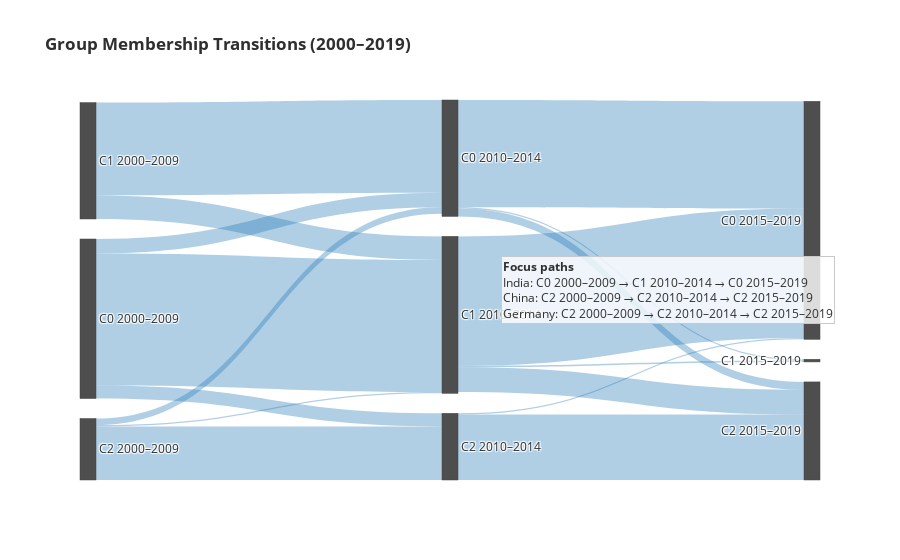

Notebook cell for this chart:
### Markdown cell above
Block 3 — Sankey (global + highlight)

### Code cell
# ===== Block 3: Sankey transitions =====

FOCUS = ["India", "China", "Germany"]

# Build node labels: e.g., "C0 (2000–2009)"
def sankey_nodes_links(membership, periods=PERIODS):
    # Determine all unique cluster ids used (assume 0..k-1 or any int)
    labels = []
    node_index = {}
    # build nodes
    for p_idx, (lab, _) in enumerate(periods):
        cats = sorted(membership[f"cluster_mode_p{p_idx+1}"].dropna().unique())
        for c in cats:
            lbl = f"C{int(c)} {lab}"
            node_index[(p_idx, int(c))] = len(labels)
            labels.append(lbl)

    # links between consecutive periods
    links = {"source":[], "target":[], "value":[], "color":[]}
    for p_idx in range(len(periods)-1):
        a = membership[[f"cluster_mode_p{p_idx+1}", f"cluster_mode_p{p_idx+2}", "Country_Name"]].dropna()
        g = a.groupby([f"cluster_mode_p{p_idx+1}", f"cluster_mode_p{p_idx+2}"]).size().reset_index(name="n")

        for _, row in g.iterrows():
            s_idx = node_index[(p_idx,   int(row.iloc[0]))]
            t_idx = node_index[(p_idx+1, int(row.iloc[1]))]
            links["source"].append(s_idx)
            links["target"].append(t_idx)
            links["value"].append(int(row["n"]))
            links["color"].append("rgba(31,119,180,0.35)")  # light accent
    return labels, links

labels, links = sankey_nodes_links(membership)

fig_sankey = go.Figure(data=[go.Sankey(
    arrangement="snap",
    node=dict(
        label=labels,
        pad=20, thickness=16,
        color="rgba(47,47,47,0.85)"
    ),
    link=dict(
        source=links["source"],
        target=links["target"],
        value=links["value"],
        color=links["color"]
    )
)])
fig_sankey.update_layout(
    title="<b>Group Membership Transitions (2000–2019)</b>",
    font=dict(size=12, color=NEUTRAL),
    paper_bgcolor="white"
)

# Overlay an annotation showing paths for focus countries
paths = []
for cn in FOCUS:
    row = membership[membership.Country_Name==cn]
    if row.empty: 
        continue
    path = []
    for i,_ in enumerate(PERIODS):
        v = row.iloc[0][f"cluster_mode_p{i+1}"]
        if pd.notna(v): path.append(f"C{int(v)} {PERIODS[i][0]}")
    if len(path)>=2:
        paths.append(f"{cn}: " + " → ".join(path))

fig_sankey.add_annotation(
    x=1.02, y=0.5, xref="paper", yref="paper",
    align="left", showarrow=False,
    text="<b>Focus paths</b><br>" + "<br>".join(paths),
    font=dict(size=12, color=NEUTRAL),
    bordercolor=GRID, borderwidth=1, bgcolor="rgba(255,255,255,0.8)",
)

fig_sankey.write_html(f"{OUTDIR}/sankey_transitions.html")
fig_sankey

### Figure 1 — Plotly figure (JSON) as saved in the notebook; plotly's stock layout.template omitted (floating-point values rounded to 4 significant figures)
{"data": [{"arrangement": "snap", "link": {"color": ["rgba(31,119,180,0.35)", "rgba(31,119,180,0.35)", "rgba(31,119,180,0.35)", "rgba(31,119,180,0.35)", "rgba(31,119,180,0.35)", "rgba(31,119,180,0.35)", "rgba(31,119,180,0.35)", "rgba(31,119,180,0.35)", "rgba(31,119,180,0.35)", "rgba(31,119,180,0.35)", "rgba(31,119,180,0.35)", "rgba(31,119,180,0.35)", "rgba(31,119,180,0.35)", "rgba(31,119,180,0.35)", "rgba(31,119,180,0.35)", "rgba(31,119,180,0.35)"], "source": [0, 0, 0, 1, 1, 2, 2, 2, 3, 3, 3, 4, 4, 4, 5, 5], "target": [3, 4, 5, 3, 4, 3, 4, 5, 6, 7, 8, 6, 7, 8, 6, 8], "value": [11, 101, 10, 71, 18, 5, 1, 41, 82, 1, 6, 99, 1, 19, 1, 50]}, "node": {"color": "rgba(47,47,47,0.85)", "label": ["C0 2000–2009", "C1 2000–2009", "C2 2000–2009", "C0 2010–2014", "C1 2010–2014", "C2 2010–2014", "C0 2015–2019", "C1 2015–2019", "C2 2015–2019"], "pad": 20, "thickness": 16}, "type": "sankey"}], "layout": {"annotations": [{"align": "left", "bgcolor": "rgba(255,255,255,0.8)", "bordercolor": "#C7C9CC", "borderwidth": 1, "font": {"color": "#2f2f2f", "size": 12}, "showarrow": false, "text": "<b>Focus paths</b><br>India: C0 2000–2009 → C1 2010–2014 → C0 2015–2019<br>China: C2 2000–2009 → C2 2010–2014 → C2 2015–2019<br>Germany: C2 2000–2009 → C2 2010–2014 → C2 2015–2019", "x": 1.02, "xref": "paper", "y": 0.5, "yref": "paper"}], "font": {"color": "#2f2f2f", "size": 12}, "paper_bgcolor": "white", "title": {"text": "<b>Group Membership Transitions (2000–2019)</b>"}}}
